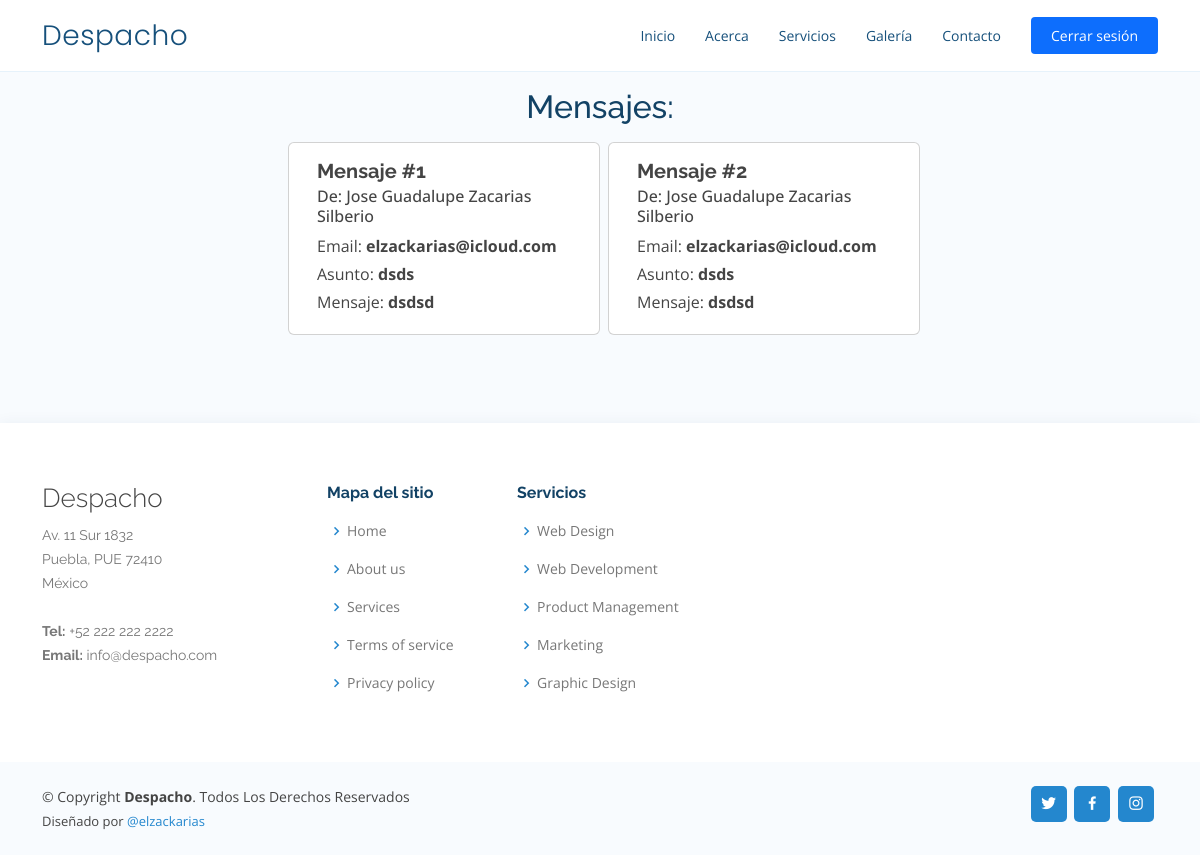
The app's page /showMessages.php (signed in) with its own data.
### tables this page shows
CREATE TABLE `messages` (
  `id` int NOT NULL,
  `name` varchar(100) NOT NULL,
  `email` varchar(100) NOT NULL,
  `subject` text NOT NULL,
  `message` text NOT NULL
);

### showMessages.php (the view, shortened to what this page needs)
<?php
include 'components/navbar.php';
include 'components/footer.php';
include 'lib/funcs.php';
$q = mysqli_query($connect,"SELECT * FROM messages");
?>
<!DOCTYPE html>
<html lang="es">
<head>
    <link href="assets/vendor/aos/aos.css" rel="stylesheet">
    <link href="assets/vendor/bootstrap/css/bootstrap.min.css" rel="stylesheet">
    <link href="assets/vendor/bootstrap-icons/bootstrap-icons.css" rel="stylesheet">
    <link href="assets/vendor/boxicons/css/boxicons.min.css" rel="stylesheet">
    <link href="assets/vendor/glightbox/css/glightbox.min.css" rel="stylesheet">
    <link href="assets/vendor/remixicon/remixicon.css" rel="stylesheet">
    <link href="assets/vendor/swiper/swiper-bundle.min.css" rel="stylesheet">
    <link rel="stylesheet" href="assets/vendor/sweetalert2/sweetalert2.css">
    <link href="assets/css/style.css" rel="stylesheet">
</head>
<body>
    <?= navbar_logged(); ?>
    <section id="contact" class="contact section-bg">
        <div class="container">
            <div class="section-title mt-2 pb-0">
                <h2 style="text-transform:none !important;font-weight:500;margin-bottom: 0px;">Mensajes:</h2>
            </div>
            <div class="row justify-content-center mt-3">
                <?php
                while ($datos = mysqli_fetch_assoc($q)) {
                ?>
                    <div class="card mb-2 ms-2" style="width: 19.5rem;">
                        <div class="card-body">
                            <h5 class="card-title"><b>Mensaje #<?= $datos['id']?></b></h5>
                            <h6 class="card-subtitle mb-2 text-body-secondary" style="font-family: Open Sans, sans-serif !important;">De: <?= $datos['name'] ?></h6>
                            <p class="card-text mb-1">Email: <b><?= $datos['email'] ?></b> </p>
                            <p class="card-text mb-1">Asunto: <b><?= $datos['subject'] ?></b> </p>
                            <p class="card-text mb-1">Mensaje: <b><?= $datos['message'] ?></b> </p>
                        </div>
                    </div>
                <?php } ?>
            </div>
        </div>
    </section>
    <?= footer(); ?>
</body>
</html>

### assets/css/style.css (style rules this page uses)
body { font-family: "Open Sans", sans-serif; color: #444444; }
h1, h2, h3, h4, h5, h6 { font-family: "Raleway", sans-serif; }
section { padding: 80px 0; overflow: hidden; }
.section-bg { background-color: #f8fbfe; }
.section-title { text-align: center; padding-bottom: 30px; }
.section-title h2 { font-size: 32px; font-weight: bold; text-transform: uppercase; margin-bottom: 20px; padding-bottom: 0; color: #124265; }

### records on screen
messages: id "1", name "Jose Guadalupe Zacarias Silberio", email "elzackarias@icloud.com", subject "dsds", message "dsdsd"
messages: id "2", name "Jose Guadalupe Zacarias Silberio", email "elzackarias@icloud.com", subject "dsds", message "dsdsd"
